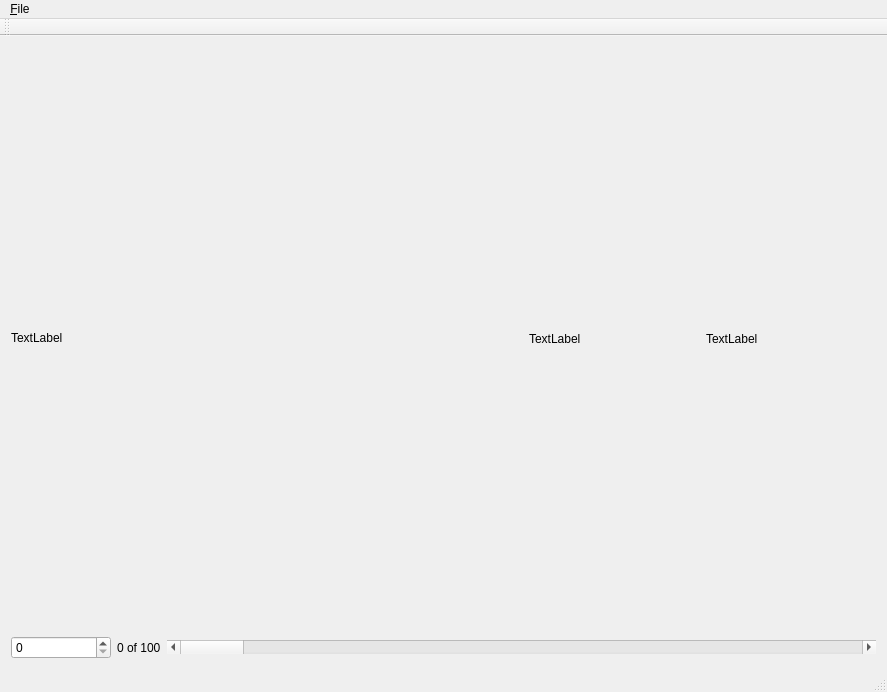
<?xml version="1.0" encoding="UTF-8"?>
<ui version="4.0">
 <class>MainWindow</class>
 <widget class="QMainWindow" name="MainWindow">
  <property name="geometry">
   <rect>
    <x>0</x>
    <y>0</y>
    <width>887</width>
    <height>692</height>
   </rect>
  </property>
  <property name="windowTitle">
   <string>MainWindow</string>
  </property>
  <widget class="QWidget" name="centralWidget">
   <layout class="QGridLayout" name="gridLayout_2">
    <item row="1" column="2">
     <widget class="QScrollBar" name="scrollbar">
      <property name="sizePolicy">
       <sizepolicy hsizetype="Minimum" vsizetype="Fixed">
        <horstretch>0</horstretch>
        <verstretch>0</verstretch>
       </sizepolicy>
      </property>
      <property name="orientation">
       <enum>Qt::Horizontal</enum>
      </property>
     </widget>
    </item>
    <item row="1" column="0">
     <widget class="QSpinBox" name="spinBox">
      <property name="sizePolicy">
       <sizepolicy hsizetype="Fixed" vsizetype="Fixed">
        <horstretch>0</horstretch>
        <verstretch>0</verstretch>
       </sizepolicy>
      </property>
      <property name="minimumSize">
       <size>
        <width>100</width>
        <height>0</height>
       </size>
      </property>
      <property name="maximumSize">
       <size>
        <width>50</width>
        <height>16777215</height>
       </size>
      </property>
     </widget>
    </item>
    <item row="1" column="1">
     <widget class="QLabel" name="lblCurrRecord">
      <property name="sizePolicy">
       <sizepolicy hsizetype="Maximum" vsizetype="Preferred">
        <horstretch>0</horstretch>
        <verstretch>0</verstretch>
       </sizepolicy>
      </property>
      <property name="text">
       <string>0 of 100</string>
      </property>
     </widget>
    </item>
    <item row="0" column="0" colspan="3">
     <layout class="QHBoxLayout" name="horizontalLayout">
      <item>
       <widget class="QLabel" name="imglbl">
        <property name="sizePolicy">
         <sizepolicy hsizetype="Fixed" vsizetype="Fixed">
          <horstretch>0</horstretch>
          <verstretch>0</verstretch>
         </sizepolicy>
        </property>
        <property name="minimumSize">
         <size>
          <width>512</width>
          <height>512</height>
         </size>
        </property>
        <property name="text">
         <string>TextLabel</string>
        </property>
        <property name="scaledContents">
         <bool>true</bool>
        </property>
       </widget>
      </item>
      <item>
       <widget class="QLabel" name="plotLbl">
        <property name="sizePolicy">
         <sizepolicy hsizetype="Minimum" vsizetype="Minimum">
          <horstretch>0</horstretch>
          <verstretch>0</verstretch>
         </sizepolicy>
        </property>
        <property name="text">
         <string>TextLabel</string>
        </property>
       </widget>
      </item>
      <item>
       <widget class="QLabel" name="lineLbl">
        <property name="text">
         <string>TextLabel</string>
        </property>
       </widget>
      </item>
     </layout>
    </item>
   </layout>
  </widget>
  <widget class="QMenuBar" name="menuBar">
   <property name="geometry">
    <rect>
     <x>0</x>
     <y>0</y>
     <width>887</width>
     <height>29</height>
    </rect>
   </property>
   <widget class="QMenu" name="menuFile">
    <property name="title">
     <string>&amp;File</string>
    </property>
    <addaction name="actionL_oad"/>
    <addaction name="separator"/>
    <addaction name="actionE_xit"/>
   </widget>
   <addaction name="menuFile"/>
  </widget>
  <widget class="QToolBar" name="mainToolBar">
   <attribute name="toolBarArea">
    <enum>TopToolBarArea</enum>
   </attribute>
   <attribute name="toolBarBreak">
    <bool>false</bool>
   </attribute>
  </widget>
  <widget class="QStatusBar" name="statusBar"/>
  <action name="actionL_oad">
   <property name="text">
    <string>L&amp;oad</string>
   </property>
  </action>
  <action name="actionE_xit">
   <property name="text">
    <string>E&amp;xit</string>
   </property>
  </action>
 </widget>
 <layoutdefault spacing="6" margin="11"/>
 <resources/>
 <connections/>
</ui>
